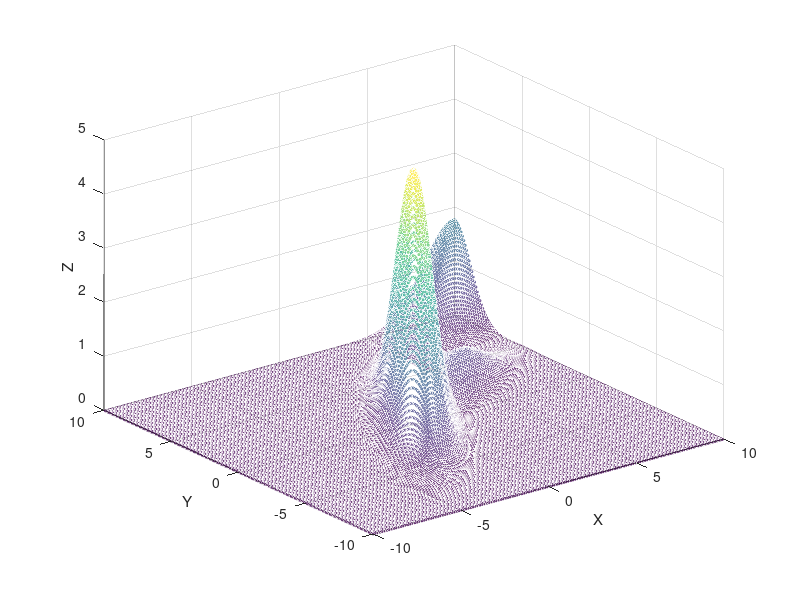

This figure's MATLAB source:
% heat map whole region
function [] = heat_map_bivariate_full()

M = load('probability_density.dat');
x = M(:,1);
y = M(:,2);
density = M(:,3);
fig = figure();
scatter3(x,y,density,2,'cdata',M(:,3));
xlabel('X');
ylabel('Y');
zlabel('Z');
savefig(fig,'mixture_density_full.fig');

